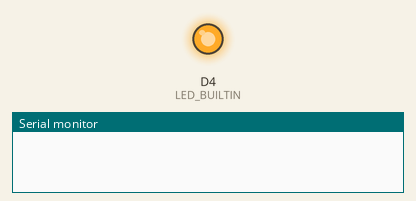
Bench run of a sketch on a simulated ESP8266 (NodeMCU). Parts: output pins drawn as LEDs (lit = HIGH, except the on-board LED, lit = LOW), the last lines printed to the serial monitor. WiFi joins after 1.5 s; servers stay silent unless stated; uploads are accepted with an empty reply.

Above: at 0.0 s.
At 12.2 s:
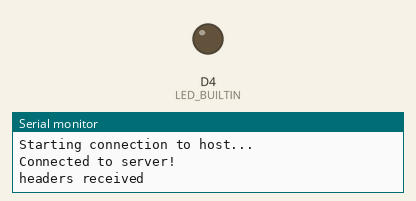
Timing chart, 0 to 13.7 s (numbered marks = the images above):
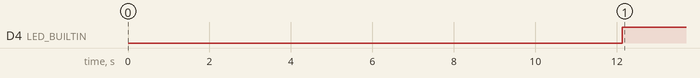

The sketch:

hackathon.ino
```cpp
#include <ESP8266WiFi.h>
#include <WiFiClientSecure.h>
// Include JSON Library https://arduinojson.org
#define ARDUINOJSON_USE_LONG_LONG 1
#include <ArduinoJson.h>

#ifndef STASSID
#define STASSID "WiFiSSID"
#define STAPSK "WiFiPassword"
#endif

const char *ssid = STASSID;
const char *password = STAPSK;
const char *host = "rest.bitcoin.com";

// JSON
// Allocate the JSON document
const size_t capacity = JSON_ARRAY_SIZE(6) + 7 * JSON_OBJECT_SIZE(6) + 870;
DynamicJsonDocument doc(capacity);

// HTTPS Port
const int httpsPort = 443;

// SHA1 fingerprint of the certificate
const char fingerprint[] PROGMEM = "DB AB 4F 13 A0 85 59 9D 12 E5 38 9F 19 0D 95 3E BC D0 02 A1";
WiFiClientSecure client;

void setup() {
  pinMode(LED_BUILTIN, OUTPUT);
  //Initialize serial and wait for port to open:
  Serial.begin(115200);
  delay(100);
  // WiFi
  Serial.print("Attempting to connect to SSID: ");
  Serial.println(ssid);
  WiFi.mode(WIFI_STA);
  WiFi.begin(ssid, password);

  // attempt to connect to Wifi network:
  while (WiFi.status() != WL_CONNECTED) {
    Serial.print(".");
    // wait 0.5 second for re-trying
    delay(500);
  }

  Serial.print("Connected to ");
  Serial.println(ssid);
}

const char* makeRequest(String addr) {
  // Use WiFiClientSecure class to create TLS connection
  Serial.print("Connecting to ");
  Serial.print(host);
  String url = "GET https://rest.bitcoin.com/v2/address/unconfirmed/" + addr + " HTTP/1.1";
  //Serial.printf("Using fingerprint '%s'\n", fingerprint);
  client.setFingerprint(fingerprint);

  Serial.println("\nStarting connection to host...");
  if (!client.connect(host, 443))
    Serial.println("Connection failed!");
  else {
    Serial.println("Connected to server!");
    // Make a HTTP request:
    client.println(url);
    // client.println("GET https://rest.bitcoin.com/v2/address/unconfirmed/bitcoincash:qqqqqqqqqqqqqqqqqqqqqqqqqqqqqqqqqqqqqqq9 HTTP/1.1");
    client.println("Host: rest.bitcoin.com");
    client.println("Connection: close");
    client.println();

    while (client.connected()) {
      String line = client.readStringUntil('\n');
      if (line == "\r") {
        Serial.println("headers received");
        break;
      }
    }
    String content = "";
    char c;
    // if there are incoming bytes available
    // from the server, read them and concatenate
    // them into the content variable:
    while (client.available()) {
      c = client.read();
      content.concat(c);
    }

    deserializeJson(doc, content);
    JsonArray utxos = doc["utxos"];

    JsonObject utxos_0 = utxos[0];
    const char* utxos_0_txid = utxos_0["txid"];
    int utxos_0_vout = utxos_0["vout"];
    float utxos_0_amount = utxos_0["amount"];
    int utxos_0_satoshis = utxos_0["satoshis"];
    int utxos_0_confirmations = utxos_0["confirmations"];
    long utxos_0_ts = utxos_0["ts"];

    JsonObject utxos_1 = utxos[1];
    const char* utxos_1_txid = utxos_1["txid"];
    int utxos_1_vout = utxos_1["vout"];
    float utxos_1_amount = utxos_1["amount"];
    long utxos_1_satoshis = utxos_1["satoshis"];
    int utxos_1_confirmations = utxos_1["confirmations"];
    long utxos_1_ts = utxos_1["ts"];

    JsonObject utxos_2 = utxos[2];
    const char* utxos_2_txid = utxos_2["txid"];
    int utxos_2_vout = utxos_2["vout"];
    float utxos_2_amount = utxos_2["amount"];
    long utxos_2_satoshis = utxos_2["satoshis"];
    int utxos_2_confirmations = utxos_2["confirmations"];
    long utxos_2_ts = utxos_2["ts"];

    JsonObject utxos_3 = utxos[3];
    const char* utxos_3_txid = utxos_3["txid"];
    int utxos_3_vout = utxos_3["vout"];
    float utxos_3_amount = utxos_3["amount"];
    long utxos_3_satoshis = utxos_3["satoshis"];
    int utxos_3_confirmations = utxos_3["confirmations"];
    long utxos_3_ts = utxos_3["ts"];

    JsonObject utxos_4 = utxos[4];
    const char* utxos_4_txid = utxos_4["txid"];
    int utxos_4_vout = utxos_4["vout"];
    float utxos_4_amount = utxos_4["amount"];
    long utxos_4_satoshis = utxos_4["satoshis"];
    int utxos_4_confirmations = utxos_4["confirmations"];
    long utxos_4_ts = utxos_4["ts"];

    JsonObject utxos_5 = utxos[5];
    const char* utxos_5_txid = utxos_5["txid"];
    int utxos_5_vout = utxos_5["vout"];
    float utxos_5_amount = utxos_5["amount"];
    long utxos_5_satoshis = utxos_5["satoshis"];
    int utxos_5_confirmations = utxos_5["confirmations"];
    long utxos_5_ts = utxos_5["ts"];

    const char* legacyAddress = doc["legacyAddress"];
    const char* cashAddress = doc["cashAddress"];
    const char* slpAddress = doc["slpAddress"];
    const char* scriptPubKey = doc["scriptPubKey"];
    // const char* asm = doc["asm"];


    // PROBLEM: Exception (28) https://github.com/esp8266/Arduino/blob/master/doc/exception_causes.rst
    if (utxos >= 1) { // apparently not a solution :(
      Serial.println(utxos_0_txid);
      Serial.println(utxos_1_txid);
      Serial.println(utxos_2_txid);
      // Serial.println(legacyAddress);
      // Serial.println(cashAddress);
      // Serial.println(slpAddress);
      // Serial.println(scriptPubKey);
    }
    client.stop();
    return utxos_0_txid;
  }
}


const char* makeSecondRequest(String addr) {
  // Use WiFiClientSecure class to create TLS connection
  Serial.print("Connecting to ");
  Serial.print(host);
  String url = "GET https://rest.bitcoin.com/v2/address/unconfirmed/" + addr + " HTTP/1.1";
  //Serial.printf("Using fingerprint '%s'\n", fingerprint);
  client.setFingerprint(fingerprint);

  Serial.println("\nStarting connection to host...");
  if (!client.connect(host, 443))
    Serial.println("Connection failed!");
  else {
    Serial.println("Connected to server!");
    // Make a HTTP request:
    client.println(url);
    client.println("Host: rest.bitcoin.com");
    client.println("Connection: close");
    client.println();

    while (client.connected()) {
      String line = client.readStringUntil('\n');
      if (line == "\r") {
        Serial.println("headers received");
        break;
      }
    }
    String content = "";
    char c;
    // if there are incoming bytes available
    // from the server, read them and concatenate
    // them into the content variable:
    while (client.available()) {
      c = client.read();
      content.concat(c);
    }

    deserializeJson(doc, content);
    JsonArray utxos = doc["utxos"];

    JsonObject utxos_0 = utxos[0];
    const char* utxos_0_txid = utxos_0["txid"];
    int utxos_0_vout = utxos_0["vout"];
    float utxos_0_amount = utxos_0["amount"];
    int utxos_0_satoshis = utxos_0["satoshis"];
    int utxos_0_confirmations = utxos_0["confirmations"];
    long utxos_0_ts = utxos_0["ts"];

    JsonObject utxos_1 = utxos[1];
    const char* utxos_1_txid = utxos_1["txid"];
    int utxos_1_vout = utxos_1["vout"];
    float utxos_1_amount = utxos_1["amount"];
    long utxos_1_satoshis = utxos_1["satoshis"];
    int utxos_1_confirmations = utxos_1["confirmations"];
    long utxos_1_ts = utxos_1["ts"];

    JsonObject utxos_2 = utxos[2];
    const char* utxos_2_txid = utxos_2["txid"];
    int utxos_2_vout = utxos_2["vout"];
    float utxos_2_amount = utxos_2["amount"];
    long utxos_2_satoshis = utxos_2["satoshis"];
    int utxos_2_confirmations = utxos_2["confirmations"];
    long utxos_2_ts = utxos_2["ts"];

    JsonObject utxos_3 = utxos[3];
    const char* utxos_3_txid = utxos_3["txid"];
    int utxos_3_vout = utxos_3["vout"];
    float utxos_3_amount = utxos_3["amount"];
    long utxos_3_satoshis = utxos_3["satoshis"];
    int utxos_3_confirmations = utxos_3["confirmations"];
    long utxos_3_ts = utxos_3["ts"];

    JsonObject utxos_4 = utxos[4];
    const char* utxos_4_txid = utxos_4["txid"];
    int utxos_4_vout = utxos_4["vout"];
    float utxos_4_amount = utxos_4["amount"];
    long utxos_4_satoshis = utxos_4["satoshis"];
    int utxos_4_confirmations = utxos_4["confirmations"];
    long utxos_4_ts = utxos_4["ts"];

    JsonObject utxos_5 = utxos[5];
    const char* utxos_5_txid = utxos_5["txid"];
    int utxos_5_vout = utxos_5["vout"];
    float utxos_5_amount = utxos_5["amount"];
    long utxos_5_satoshis = utxos_5["satoshis"];
    int utxos_5_confirmations = utxos_5["confirmations"];
    long utxos_5_ts = utxos_5["ts"];

    const char* legacyAddress = doc["legacyAddress"];
    const char* cashAddress = doc["cashAddress"];
    const char* slpAddress = doc["slpAddress"];
    const char* scriptPubKey = doc["scriptPubKey"];
    // const char* asm = doc["asm"];


    // PROBLEM: Exception (28) https://github.com/esp8266/Arduino/blob/master/doc/exception_causes.rst
    if (utxos >= 1) { // apparently not a solution :(
      Serial.println(utxos_0_txid);
      Serial.println(utxos_1_txid);
      Serial.println(utxos_2_txid);
      // Serial.println(legacyAddress);
      // Serial.println(cashAddress);
      // Serial.println(slpAddress);
      // Serial.println(scriptPubKey);
    }
    client.stop();
    return utxos_0_txid;
  }
}

// the following if statement could apply to a
// relay module & a 5V/12V power supply to automate a
// variety of appliances, from lights to candy machines
// That's fucking right. I'm coming for you Iozeta.
void loop() {
  const char* txid = makeRequest("bitcoincash:qqqqqqqqqqqqqqqqqqqqqqqqqqqqqqqqqqqqqqq9");
  delay (10000);
  const char* txid2 = makeSecondRequest("bitcoincash:qqqqqqqqqqqqqqqqqqqqqqqqqqqqqqqqqqqqqqq9");
  if (&txid != &txid2) {
    digitalWrite(LED_BUILTIN,!digitalRead(LED_BUILTIN));
  }
  delay (50000000);
}
// I chose to opt in to toggle a built-in led because
// simplicity and beauty ;)
```

Measured:
- by itself, D4 (LED_BUILTIN): LOW → HIGH at 12.1 s
